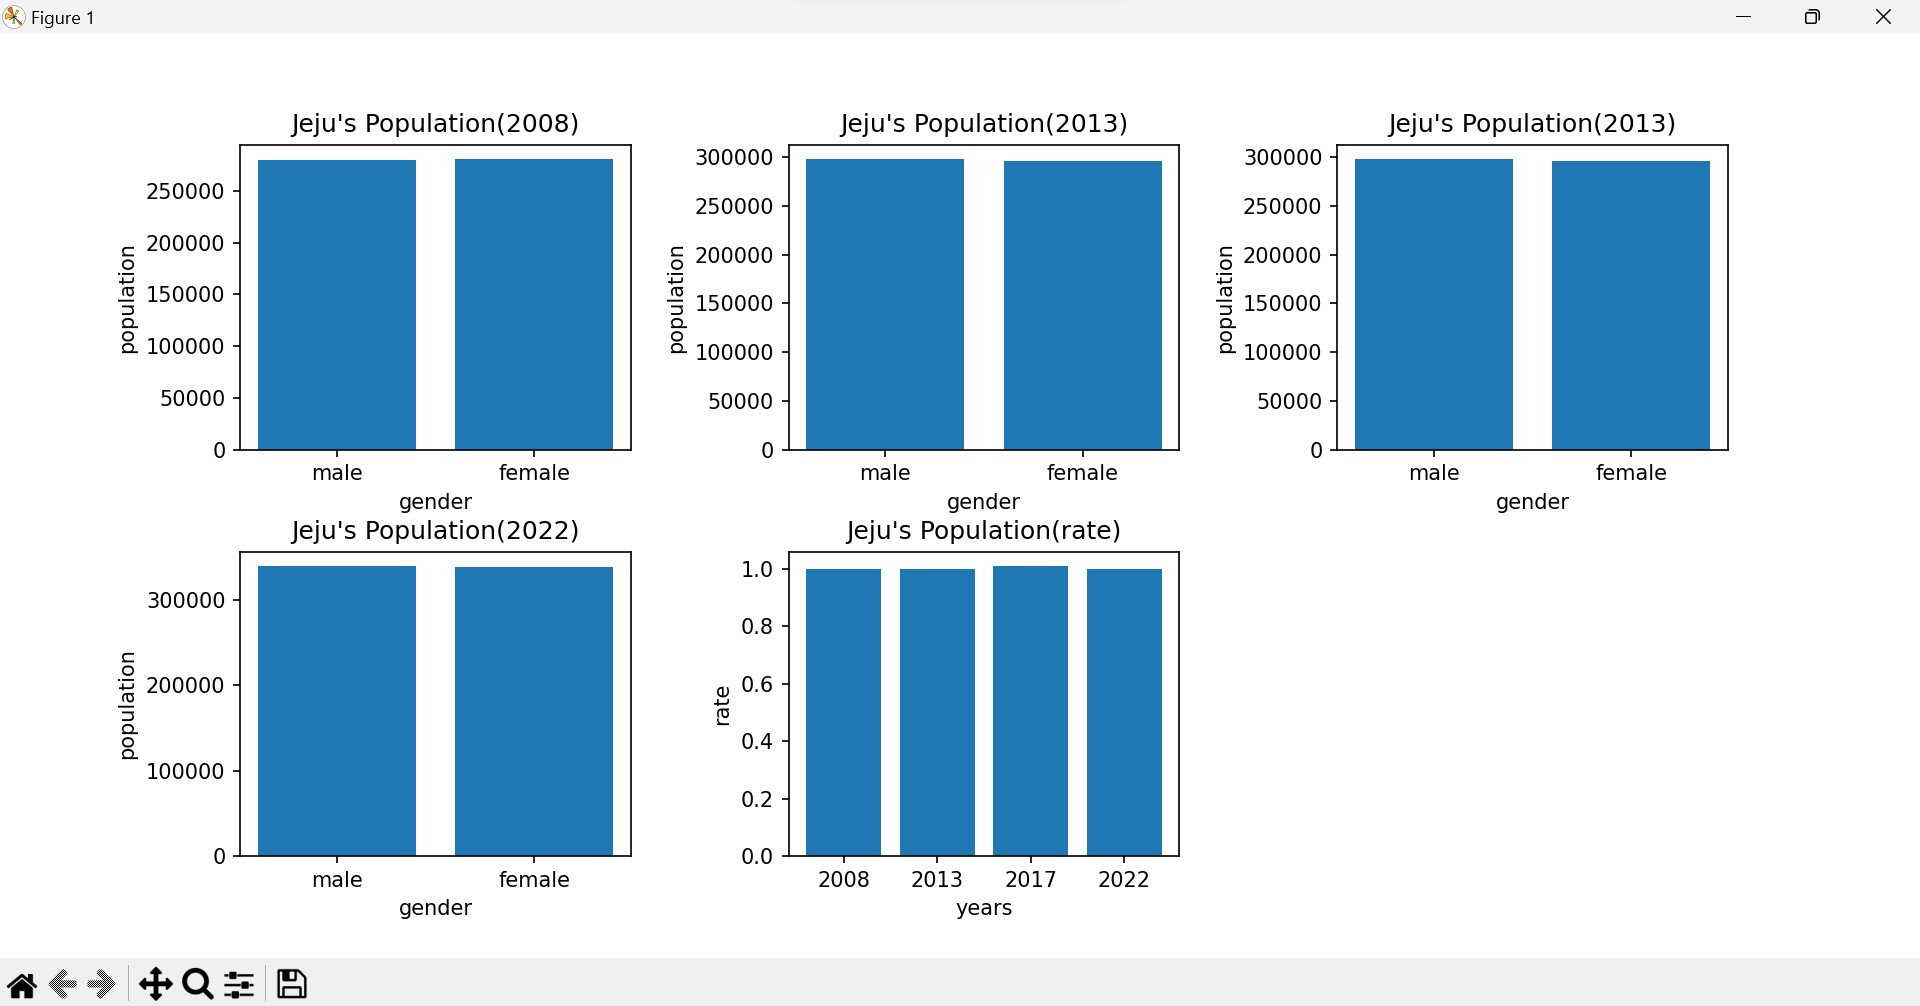

Python code for this plot:
if __name__ == "__main__":
    import csv
    import matplotlib.pyplot as plt
    f = open('2008.csv', 'r', encoding='ANSI')
    data = csv.reader(f, delimiter=',')
    header = next(data)

    rate=[]
    
    data2008 = next(data)
    del data2008[0]
    del data2008[0]
    del data2008[0]
    rate.append(data2008[2])
    del data2008[2]
    data2008 = list(map(int, data2008))
            
    f.close()
    
    f = open('2013.csv', 'r', encoding='ANSI')
    data = csv.reader(f, delimiter=',')
    header = next(data)

    data2013 = next(data)
    del data2013[0]
    del data2013[0]
    del data2013[0]
    rate.append(data2013[2])
    del data2013[2]
    data2013 = list(map(int, data2013))
            
    f.close()

    f = open('2017.csv', 'r', encoding='ANSI')
    data = csv.reader(f, delimiter=',')
    header = next(data)

    data2017 = next(data)
    del data2017[0]
    del data2017[0]
    del data2017[0]
    rate.append(data2017[2])
    del data2017[2]
    data2017 = list(map(int, data2017))
            
    f.close()

    f = open('2022.csv', 'r', encoding='ANSI')
    data = csv.reader(f, delimiter=',')
    header = next(data)

    data2022 = next(data)
    del data2022[0]
    del data2022[0]
    del data2022[0]
    rate.append(data2022[2])
    del data2022[2]
    data2022 = list(map(int, data2022))
            
    f.close()

    rate = list(map(float, rate))
    
    x = ["male","female"]
    
    plt.subplot(231)
    plt.title("Jeju's Population(2008)")
    plt.bar(x,data2008)
    plt.xlabel('gender')
    plt.ylabel('population')
    
    plt.subplot(232)
    plt.title("Jeju's Population(2013)")
    plt.bar(x,data2013)
    plt.xlabel('gender')
    plt.ylabel('population')
    
    plt.subplot(233)
    plt.title("Jeju's Population(2013)")
    plt.bar(x,data2013)
    plt.xlabel('gender')
    plt.ylabel('population')

    plt.subplot(234)
    plt.title("Jeju's Population(2022)")
    plt.bar(x,data2022)
    plt.xlabel('gender')
    plt.ylabel('population')

    x = ['2008', '2013', '2017', '2022']
    
    plt.subplot(235)
    plt.title("Jeju's Population(rate)")
    plt.bar(x,rate)
    plt.xlabel('years')
    plt.ylabel('rate')
    
    plt.show()
